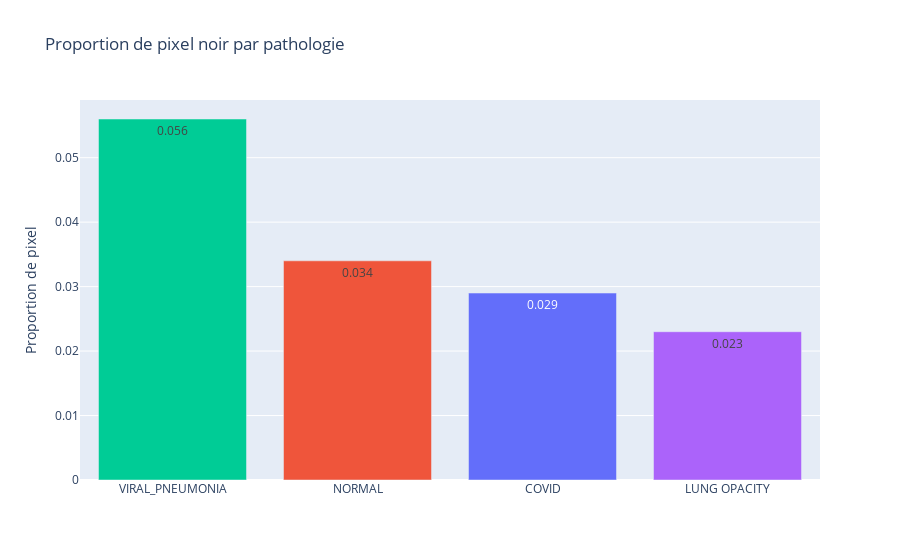

Notebook cell for this chart:
### Markdown cell above
### Proportion de pixel noir par catégorie

### Code cell
fig = go.Figure()
fig.add_trace(go.Bar(x=['VIRAL_PNEUMONIA', "NORMAL", "COVID", "LUNG OPACITY"], y=[round(histograms_full_images['hist_VIRAL_PNEUMONIA'][0],3),
                                                                                  round(histograms_full_images['hist_NORMAL'][0],3),
                                                                                  round(histograms_full_images['hist_COVID'][0],3),
                                                                                  round(histograms_full_images['hist_LUNG_OPACITY'][0],3)],
                                                                                marker_color=['#00CC96', '#EF553B', '#636EFA', '#AB63FA'], 
                                                                                text=[round(histograms_full_images['hist_VIRAL_PNEUMONIA'][0],3),
                                                                                      round(histograms_full_images['hist_NORMAL'][0],3),
                                                                                      round(histograms_full_images['hist_COVID'][0],3),
                                                                                      round(histograms_full_images['hist_LUNG_OPACITY'][0],3)]))
fig.update_layout(title = 'Proportion de pixel noir par pathologie', yaxis_title='Proportion de pixel')
fig.show()

### Figure 1 — Plotly figure (JSON) as saved in the notebook; plotly's stock layout.template omitted (floating-point values rounded to 4 significant figures)
{"data": [{"marker": {"color": ["#00CC96", "#EF553B", "#636EFA", "#AB63FA"]}, "text": ["0.056", "0.034", "0.029", "0.023"], "type": "bar", "x": ["VIRAL_PNEUMONIA", "NORMAL", "COVID", "LUNG OPACITY"], "y": [0.056, 0.034, 0.029, 0.023]}], "layout": {"title": {"text": "Proportion de pixel noir par pathologie"}, "yaxis": {"title": {"text": "Proportion de pixel"}}}}
